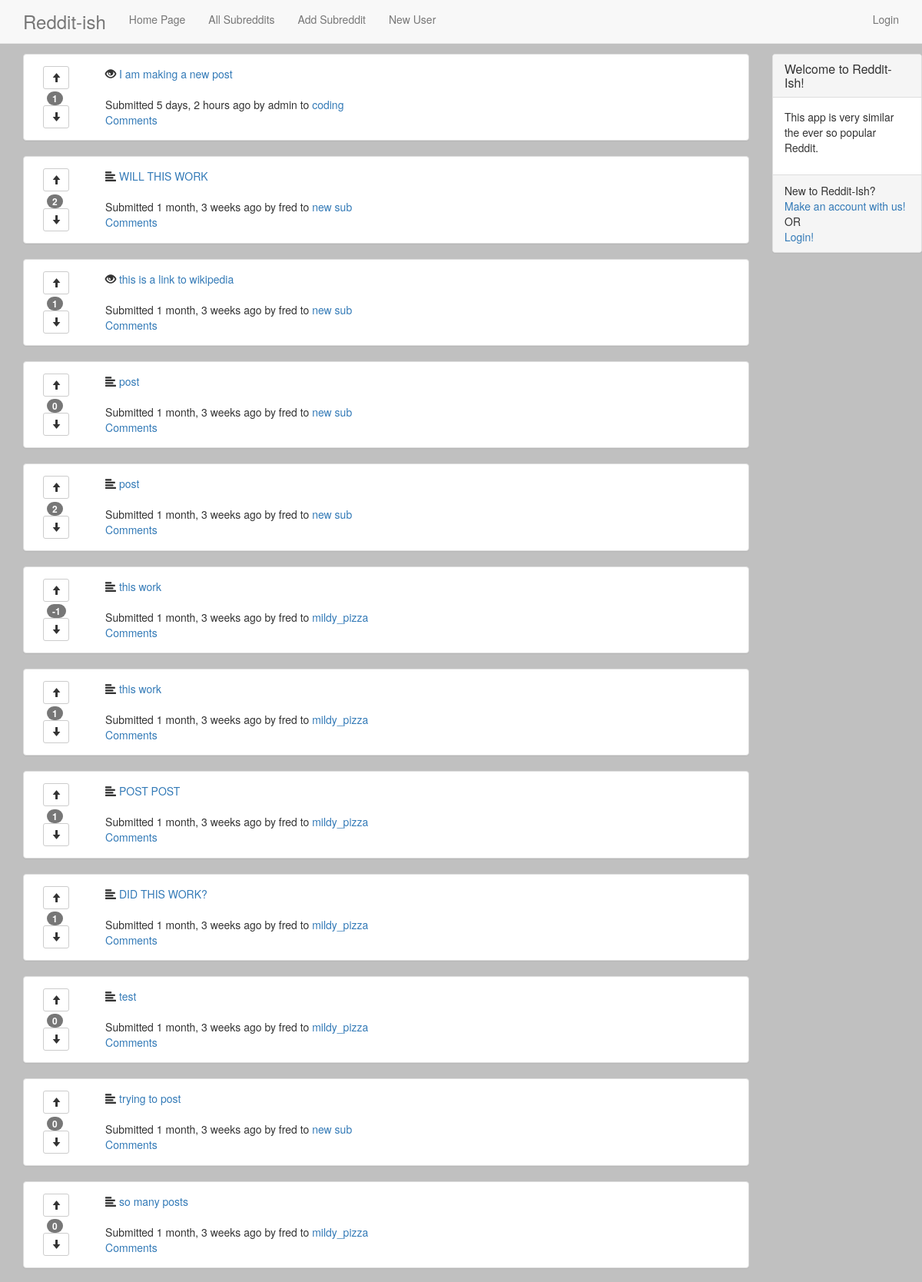
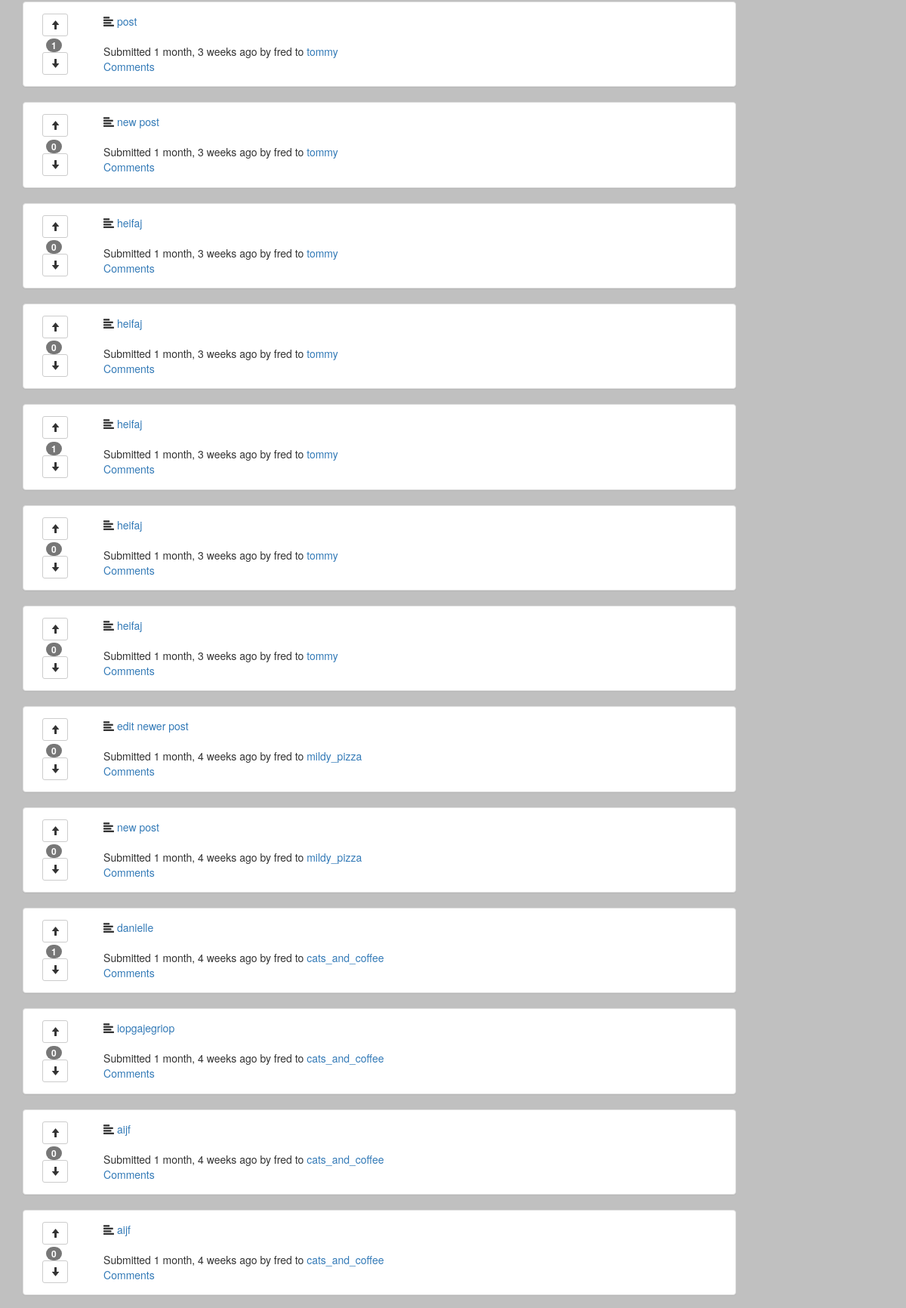
The page / (upper part) on the database its author committed (2 pictures, top to bottom).
### reddit_app/models.py (models this page shows, shortened)
class Post(models.Model):
    title = models.CharField(max_length=175)
    description = models.CharField(max_length=255)
    url = models.URLField(null=True, blank=True)
    creation_time = models.DateTimeField(auto_now_add=True)
    modification_time = models.DateTimeField(auto_now=True)
    subreddit = models.ForeignKey(Subreddit)
    user = models.ForeignKey(User)
    class Meta:
        ordering = ("-creation_time",)
    @property
    def score(self):
        return sum(post_obj.score for post_obj in self.postvote_set.all())

class PostVote(models.Model):
    user = models.ForeignKey(User)
    post = models.ForeignKey(Post)
    value = models.BooleanField()
    class Meta:
        unique_together = ('user', 'post')
    @property
    def score(self):
        if self.value:
            return 1
        return -1

class Subreddit(models.Model):
    name = models.CharField(max_length=50, unique=True)
    description = models.TextField()
    creation = models.DateTimeField(auto_now_add=True)
    def __str__(self):
        return self.name
    class Meta:
        ordering = ("name",)

### reddit_app/views.py (the view)
# urls.py: url(r'^$', IndexView.as_view(), name="index_view"),
class IndexView(ListView):
    template_name = 'index.html'
    model = Post

### templates/index.html (shortened to what this page needs)
{% extends 'base.html' %}
{% block content %}
            <div class="row">
              <div class="col-md-10">
            {% for post in object_list %}
              <div class="panel panel-default">
                <div class="panel-body">
                  <div class="col-sm-1 ">
                      <div class="row center-block">
                        <div class="col">
                        <div class="btn-toolbar" role='group'>
                          <form class="" action="{% url 'post_upvote_view' post.id %}" method="post">
                            <button type="submit" class='btn btn-default btn-sm'>
                              <span class="glyphicon glyphicon-arrow-up" aria-hidden="true"></span>
                            </button>
                          </form>
                        </div>
                      </div>
                      </div>
                      <div class="row center-block">
                        <div class="col">
                          <span class="badge">{{ post.score }}</span>
                        </div>
                      </div>
                      <div class="row center-block">
                        <div class="col">
                        <div class="btn-toolbar" role='group'>
                          <form class="" action="{% url 'post_downvote_view' post.id %}" method="post">
                            <button type="submit" class='btn btn-default btn-sm'>
                              <span class="glyphicon glyphicon-arrow-down" aria-hidden="true"></span>
                            </button>
                          </form>
                        </div>
                      </div>
                      </div>
                  </div>
                  <div class="col-sm-11">
                  {% if post.url %}
                    <span class="glyphicon glyphicon-eye-open" aria-hidden="true"></span>
                    <a href="{{ post.url }}">{{ post.title }}</a>
                  {% else %}
                    <span class="glyphicon glyphicon-align-left" aria-hidden="true"></span>
                    <a href="{% url 'post_detail_view' post.id %}">{{ post.title }}</a>
                  {% endif %}
                  <br><br>
                    Submitted {{ post.creation_time|timesince }} ago by {{ post.user }}
                    to <a href="{% url 'subreddit_detail_view' post.subreddit.id %}">{{ post.subreddit }}</a>
                    <br>
                    <a href="{% url 'post_detail_view' post.id %}">Comments</a>
                  </div>
              </div>
              </div>
              {% endfor %}
              </div>
              <div class="col-md-2">
                <div class="affix">
                <div class="panel panel-default">
                  <div class="panel-heading">
                      <h3 class="panel-title">Welcome to Reddit-Ish!</a></h3>
                  </div>
                  <div class="panel-body">
                      <p>
                          This app is very similar the ever so popular Reddit.
                      </p>
                  </div>
                  <div class="panel-footer">
                    {% if not request.user.is_authenticated %}
                    New to Reddit-Ish?
                    <br>
                    <a href="{% url 'user_create_view' %}">Make an account with us!</a>
                    <br>
                    OR
                    <br>
                    <a href="{% url 'login' %}">Login!</a>
                    {% endif %}
                  </div>
                </div>
                </div>
              </div>
            </div>
{% endblock %}

### templates/base.html (style rules this page uses)
body { background-color: silver; padding-top: 70px; }

### rows shown on the page
Post: score "1", title "I am making a new post", creation_time "5 days, 2 hours", user "admin", subreddit "coding"
Post: score "2", title "WILL THIS WORK", creation_time "1 month, 3 weeks", user "fred", subreddit "new sub"
Post: score "1", title "this is a link to wikipedia", creation_time "1 month, 3 weeks", user "fred", subreddit "new sub"
Post: score "0", title "post", creation_time "1 month, 3 weeks", user "fred", subreddit "new sub"
Post: score "2", title "post", creation_time "1 month, 3 weeks", user "fred", subreddit "new sub"
Post: score "-1", title "this work", creation_time "1 month, 3 weeks", user "fred", subreddit "mildy_pizza"
Post: score "1", title "this work", creation_time "1 month, 3 weeks", user "fred", subreddit "mildy_pizza"
Post: score "1", title "POST POST", creation_time "1 month, 3 weeks", user "fred", subreddit "mildy_pizza"
Post: score "1", title "DID THIS WORK?", creation_time "1 month, 3 weeks", user "fred", subreddit "mildy_pizza"
Post: score "0", title "test", creation_time "1 month, 3 weeks", user "fred", subreddit "mildy_pizza"
Post: score "0", title "trying to post", creation_time "1 month, 3 weeks", user "fred", subreddit "new sub"
Post: score "0", title "so many posts", creation_time "1 month, 3 weeks", user "fred", subreddit "mildy_pizza"
Post: score "1", title "post", creation_time "1 month, 3 weeks", user "fred", subreddit "tommy"
Post: score "0", title "new post", creation_time "1 month, 3 weeks", user "fred", subreddit "tommy"
Post: score "0", title "heifaj", creation_time "1 month, 3 weeks", user "fred", subreddit "tommy"
Post: score "0", title "heifaj", creation_time "1 month, 3 weeks", user "fred", subreddit "tommy"
Post: score "1", title "heifaj", creation_time "1 month, 3 weeks", user "fred", subreddit "tommy"
Post: score "0", title "heifaj", creation_time "1 month, 3 weeks", user "fred", subreddit "tommy"
Post: score "0", title "heifaj", creation_time "1 month, 3 weeks", user "fred", subreddit "tommy"
Post: score "0", title "edit newer post", creation_time "1 month, 4 weeks", user "fred", subreddit "mildy_pizza"
Post: score "0", title "new post", creation_time "1 month, 4 weeks", user "fred", subreddit "mildy_pizza"
Post: score "1", title "danielle", creation_time "1 month, 4 weeks", user "fred", subreddit "cats_and_coffee"
Post: score "0", title "iopgajegriop", creation_time "1 month, 4 weeks", user "fred", subreddit "cats_and_coffee"
Post: score "0", title "aijf", creation_time "1 month, 4 weeks", user "fred", subreddit "cats_and_coffee"
Post: score "0", title "aijf", creation_time "1 month, 4 weeks", user "fred", subreddit "cats_and_coffee"
